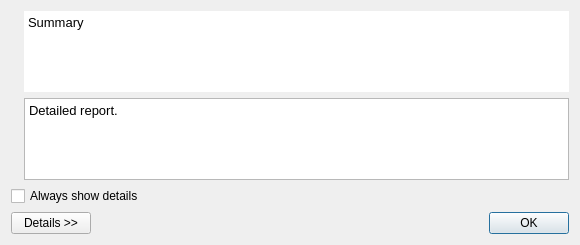
<?xml version="1.0" encoding="UTF-8"?>
<ui version="4.0">
 <class>QgsErrorDialogBase</class>
 <widget class="QDialog" name="QgsErrorDialogBase">
  <property name="geometry">
   <rect>
    <x>0</x>
    <y>0</y>
    <width>580</width>
    <height>245</height>
   </rect>
  </property>
  <property name="windowTitle">
   <string>Dialog</string>
  </property>
  <layout class="QVBoxLayout" name="verticalLayout_2">
   <item>
    <layout class="QHBoxLayout" name="horizontalLayout_2">
     <item>
      <widget class="QLabel" name="mIconLabel">
       <property name="sizePolicy">
        <sizepolicy hsizetype="Minimum" vsizetype="Minimum">
         <horstretch>0</horstretch>
         <verstretch>0</verstretch>
        </sizepolicy>
       </property>
       <property name="text">
        <string/>
       </property>
       <property name="pixmap">
        <pixmap>:/images/themes/default/mIconWarning.svg</pixmap>
       </property>
      </widget>
     </item>
     <item>
      <layout class="QVBoxLayout" name="verticalLayout">
       <item>
        <widget class="QTextBrowser" name="mSummaryTextBrowser">
         <property name="frameShape">
          <enum>QFrame::NoFrame</enum>
         </property>
         <property name="frameShadow">
          <enum>QFrame::Plain</enum>
         </property>
         <property name="lineWidth">
          <number>0</number>
         </property>
         <property name="html">
          <string>&lt;!DOCTYPE HTML PUBLIC &quot;-//W3C//DTD HTML 4.0//EN&quot; &quot;http://www.w3.org/TR/REC-html40/strict.dtd&quot;&gt;
&lt;html&gt;&lt;head&gt;&lt;meta name=&quot;qrichtext&quot; content=&quot;1&quot; /&gt;&lt;style type=&quot;text/css&quot;&gt;
p, li { white-space: pre-wrap; }
&lt;/style&gt;&lt;/head&gt;&lt;body style=&quot; font-family:'Ubuntu'; font-size:11pt; font-weight:400; font-style:normal;&quot;&gt;
&lt;p style=&quot; margin-top:0px; margin-bottom:0px; margin-left:0px; margin-right:0px; -qt-block-indent:0; text-indent:0px;&quot;&gt;&lt;span style=&quot; font-family:'DejaVu Sans'; font-size:10pt;&quot;&gt;Summary&lt;/span&gt;&lt;/p&gt;&lt;/body&gt;&lt;/html&gt;</string>
         </property>
        </widget>
       </item>
       <item>
        <widget class="QTextBrowser" name="mDetailTextBrowser">
         <property name="sizePolicy">
          <sizepolicy hsizetype="Expanding" vsizetype="Expanding">
           <horstretch>0</horstretch>
           <verstretch>0</verstretch>
          </sizepolicy>
         </property>
         <property name="html">
          <string>&lt;!DOCTYPE HTML PUBLIC &quot;-//W3C//DTD HTML 4.0//EN&quot; &quot;http://www.w3.org/TR/REC-html40/strict.dtd&quot;&gt;
&lt;html&gt;&lt;head&gt;&lt;meta name=&quot;qrichtext&quot; content=&quot;1&quot; /&gt;&lt;style type=&quot;text/css&quot;&gt;
p, li { white-space: pre-wrap; }
&lt;/style&gt;&lt;/head&gt;&lt;body style=&quot; font-family:'Ubuntu'; font-size:11pt; font-weight:400; font-style:normal;&quot;&gt;
&lt;p style=&quot; margin-top:0px; margin-bottom:0px; margin-left:0px; margin-right:0px; -qt-block-indent:0; text-indent:0px;&quot;&gt;&lt;span style=&quot; font-family:'DejaVu Sans'; font-size:10pt;&quot;&gt;Detailed report.&lt;/span&gt;&lt;/p&gt;&lt;/body&gt;&lt;/html&gt;</string>
         </property>
        </widget>
       </item>
      </layout>
     </item>
    </layout>
   </item>
   <item>
    <widget class="QCheckBox" name="mDetailCheckBox">
     <property name="text">
      <string>Always show details</string>
     </property>
    </widget>
   </item>
   <item>
    <layout class="QHBoxLayout" name="horizontalLayout">
     <item>
      <widget class="QPushButton" name="mDetailPushButton">
       <property name="text">
        <string>Details &gt;&gt;</string>
       </property>
      </widget>
     </item>
     <item>
      <spacer name="horizontalSpacer">
       <property name="orientation">
        <enum>Qt::Horizontal</enum>
       </property>
       <property name="sizeHint" stdset="0">
        <size>
         <width>40</width>
         <height>20</height>
        </size>
       </property>
      </spacer>
     </item>
     <item>
      <widget class="QDialogButtonBox" name="buttonBox">
       <property name="sizePolicy">
        <sizepolicy hsizetype="Minimum" vsizetype="Fixed">
         <horstretch>0</horstretch>
         <verstretch>0</verstretch>
        </sizepolicy>
       </property>
       <property name="orientation">
        <enum>Qt::Horizontal</enum>
       </property>
       <property name="standardButtons">
        <set>QDialogButtonBox::Ok</set>
       </property>
      </widget>
     </item>
    </layout>
   </item>
  </layout>
 </widget>
 <tabstops>
  <tabstop>mSummaryTextBrowser</tabstop>
  <tabstop>mDetailTextBrowser</tabstop>
  <tabstop>mDetailCheckBox</tabstop>
  <tabstop>mDetailPushButton</tabstop>
  <tabstop>buttonBox</tabstop>
 </tabstops>
 <resources/>
 <connections>
  <connection>
   <sender>buttonBox</sender>
   <signal>accepted()</signal>
   <receiver>QgsErrorDialogBase</receiver>
   <slot>accept()</slot>
   <hints>
    <hint type="sourcelabel">
     <x>248</x>
     <y>254</y>
    </hint>
    <hint type="destinationlabel">
     <x>157</x>
     <y>274</y>
    </hint>
   </hints>
  </connection>
  <connection>
   <sender>buttonBox</sender>
   <signal>rejected()</signal>
   <receiver>QgsErrorDialogBase</receiver>
   <slot>reject()</slot>
   <hints>
    <hint type="sourcelabel">
     <x>316</x>
     <y>260</y>
    </hint>
    <hint type="destinationlabel">
     <x>286</x>
     <y>274</y>
    </hint>
   </hints>
  </connection>
 </connections>
</ui>
